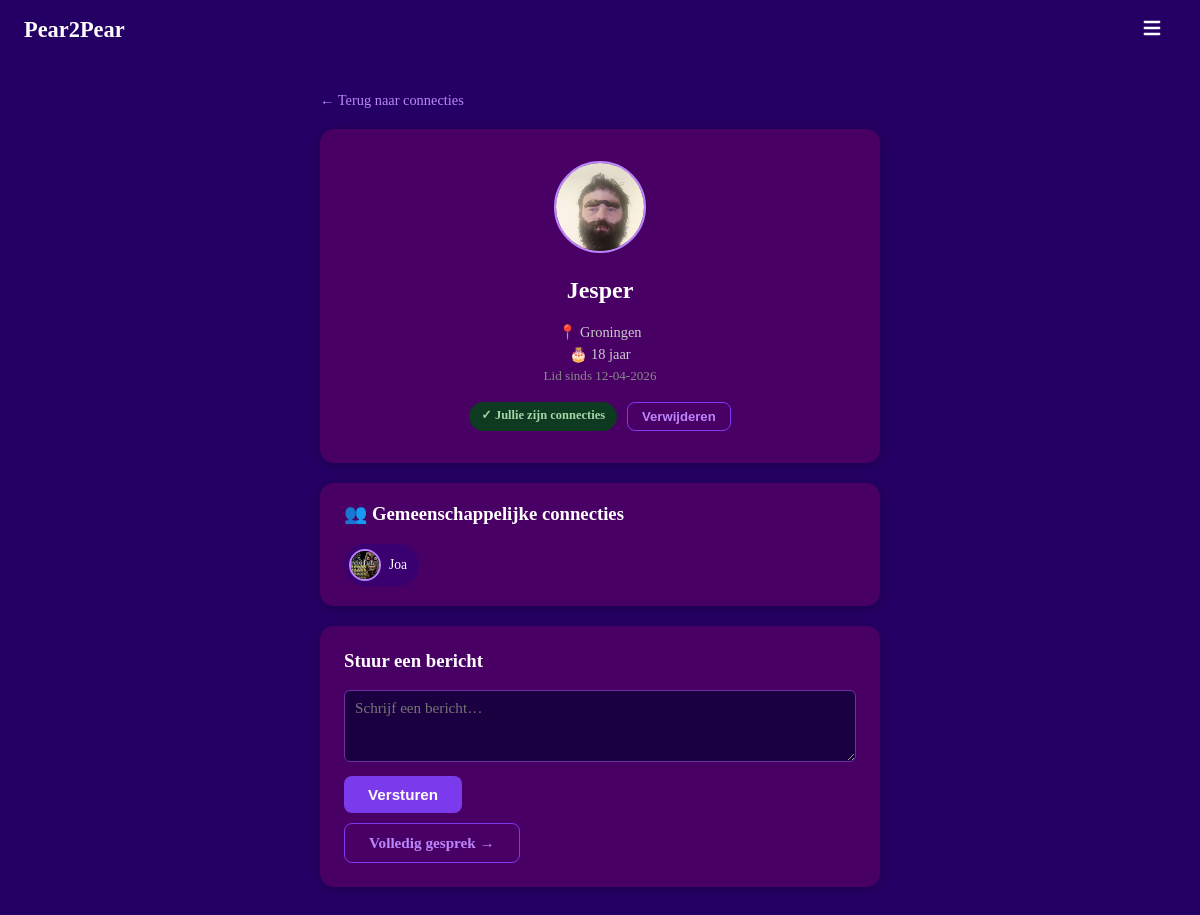
Screenshot of /profile/1 (signed in) with the database file from the repository.
### models.py (models this page shows, shortened)
class User(UserMixin, db.Model):
    __tablename__ = "users"
    id            = db.Column(db.Integer, primary_key=True)
    username      = db.Column(db.String(30),  unique=True, nullable=False, index=True)
    email         = db.Column(db.String(120), unique=True, nullable=False, index=True)
    password_hash = db.Column(db.String(256), nullable=False)
    created_at    = db.Column(db.DateTime, default=datetime.utcnow, nullable=False)
    last_login    = db.Column(db.DateTime, default=datetime.utcnow, nullable=False)
    age            = db.Column(db.Integer,     nullable=True)
    avatar         = db.Column(db.String(200),   nullable=True)
    location       = db.Column(db.String(100), nullable=True)
    is_public      = db.Column(db.Boolean, default=True,  nullable=False)
    friends_public = db.Column(db.Boolean, default=False, nullable=False)
    sent_requests     = db.relationship("Friendship", foreign_keys=[Friendship.from_id], backref="from_user", lazy="dynamic")
    received_requests = db.relationship("Friendship", foreign_keys=[Friendship.to_id],   backref="to_user",   lazy="dynamic")
    notifications     = db.relationship("Notification", foreign_keys=[Notification.user_id], backref="owner", lazy="dynamic", order_by=Notification.created_at.desc())
    def friendship_status_with(self, other_id: int):
        sent = Friendship.query.filter_by(from_id=self.id, to_id=other_id).first()
        if sent:
            return "friends" if sent.status == "accepted" else "pending_sent"
        received = Friendship.query.filter_by(from_id=other_id, to_id=self.id).first()
        if received:
            return "friends" if received.status == "accepted" else "pending_received"
        return None
    def friends(self):
        accepted_sent     = Friendship.query.filter_by(from_id=self.id, status="accepted").all()
        accepted_received = Friendship.query.filter_by(to_id=self.id,   status="accepted").all()
        friend_ids = [f.to_id for f in accepted_sent] + [f.from_id for f in accepted_received]
        return User.query.filter(User.id.in_(friend_ids)).all()
    def pending_received(self):
        reqs = Friendship.query.filter_by(to_id=self.id, status="pending").all()
        return User.query.filter(User.id.in_([r.from_id for r in reqs])).all()
    def unread_message_count(self):
        return Message.query.filter_by(receiver_id=self.id, read=False).count()
    def unread_notification_count(self):
        return Notification.query.filter_by(user_id=self.id, read=False).count()
    def total_inbox_count(self):
        return self.unread_message_count() + self.unread_notification_count()

### main.py (the view)
    @app.route("/profile/<int:user_id>")
    @login_required
    def profile(user_id):
        user = db.get_or_404(User, user_id)
        if user.id == current_user.id:
            return redirect(url_for("account"))
        status = current_user.friendship_status_with(user.id)
        mutual_friends = []
        fof = []
        if user.friends_public:
            user_friends   = user.friends()
            my_friend_ids  = {f.id for f in current_user.friends()}
            mutual_friends = [f for f in user_friends if f.id in my_friend_ids]
            fof            = [f for f in user_friends if f.id not in my_friend_ids and f.id != current_user.id]
        return render_template("profile.html", user=user, status=status,
                               mutual_friends=mutual_friends, fof=fof)

### templates/profile.html (shortened to what this page needs)
{% extends "base.html" %}
{% from "macros.html" import avatar %}
{% block content %}
<div class="profile-detail-page">
    <a href="/connecties" class="back-link">← Terug naar connecties</a>
    <div class="profile-detail-card">
        {{ avatar(user, size=88) }}
        <h2>{{ user.username }}</h2>
        {% if user.is_public %}
            {% if user.location %}<p class="profile-detail__info">📍 {{ user.location }}</p>{% endif %}
            {% if user.age %}<p class="profile-detail__info">🎂 {{ user.age }} jaar</p>{% endif %}
            <p class="profile-detail__info muted">Lid sinds {{ user.created_at.strftime('%d-%m-%Y') }}</p>
        {% else %}
            <p class="profile-detail__info">🔒 Dit profiel is privé</p>
            <p class="profile-detail__info muted">Lid sinds {{ user.created_at.strftime('%d-%m-%Y') }}</p>
        {% endif %}
        <div class="profile-detail__actions">
            {% if status == 'friends' %}
                <span class="friend-badge friend-badge--yes">✓ Jullie zijn connecties</span>
                <form method="POST" action="/friend/remove/{{ user.id }}" style="display:inline;">
                    <button type="submit" class="btn btn--outline btn--small">Verwijderen</button>
                </form>
            {% elif status == 'pending_sent' %}
                <span class="friend-badge friend-badge--pending">⏳ Verzoek verzonden</span>
            {% else %}
                <form method="POST" action="/friend/add/{{ user.id }}">
                    <button type="submit" class="btn">+ Connectie toevoegen</button>
                </form>
            {% endif %}
        </div>
    </div>
    {% if user.friends_public and (mutual_friends or fof) %}
    <div class="box" style="padding:20px 24px;">
        {% if mutual_friends %}
        <h3 style="margin-top:0;">👥 Gemeenschappelijke connecties</h3>
        <div class="mini-friend-list">
            {% for f in mutual_friends %}
            <a href="/profile/{{ f.id }}" class="mini-friend">
                {{ avatar(f, size=28) }}
                <span>{{ f.username }}</span>
            </a>
            {% endfor %}
        </div>
        {% endif %}
    </div>
    {% endif %}
    <div class="message-box">
        <h3>Stuur een bericht</h3>
        <form method="POST" action="/messages/send/{{ user.id }}">
            <div class="field">
                <textarea name="body" placeholder="Schrijf een bericht…" rows="3" required></textarea>
            </div>
            <button type="submit" class="btn">Versturen</button>
        </form>
        <a href="/messages/{{ user.id }}" class="btn btn--outline" style="margin-top:10px;display:inline-block;">Volledig gesprek →</a>
    </div>
</div>
{% endblock %}

### templates/macros.html
{% macro avatar(user, size=48, cls="") %}
{% if user.avatar %}
<img src="/static/avatars/{{ user.avatar }}"
     alt="{{ user.username }}"
     class="avatar-img {{ cls }}"
     style="width:{{ size }}px;height:{{ size }}px;border-radius:50%;object-fit:cover;border:2px solid #bb86fc;">
{% else %}
<div class="avatar-placeholder {{ cls }}"
     style="width:{{ size }}px;height:{{ size }}px;font-size:{{ (size * 0.42)|int }}px;">
  {{ user.username[0].upper() }}
</div>
{% endif %}
{% endmacro %}

### static/style.css (style rules this page uses)
html, body { height: 100%; margin: 0; background-color: #250064; }
h1, h2, h3, p, small, label { color: white; }
a { color: #bb86fc; }
.muted { color: #888 !important; font-size: 0.82rem !important; }
.box { padding: 28px; border-radius: 14px; background-color: #490064; box-shadow: 0 2px 12px rgba(0,0,0,0.25); }
.field { display: flex; flex-direction: column; align-items: flex-start; margin-bottom: 14px; width: 100%; }
.field input[type="text"], .field input[type="password"], .field input[type="email"], .field input[type="number"], .field textarea { width: 100%; padding: 8px 10px; border-radius: 6px; border: 1px solid #6b2fa0; background-color: #1a0040; color: white; font-size: 0.95rem; box-sizing: border-box; transition: border-color 0.2s; resize: vertical; font-family: inherit; }
.btn { background-color: #7c3aed; color: white; border: none; padding: 10px 24px; border-radius: 8px; cursor: pointer; font-size: 0.95rem; font-weight: 600; transition: background-color 0.2s; text-decoration: none; display: inline-block; }
.btn--outline { background: transparent; border: 1px solid #7c3aed; color: #bb86fc; }
.btn--small { padding: 6px 14px; font-size: 0.82rem; }
.friend-badge { display: inline-block; padding: 5px 12px; border-radius: 999px; font-size: 0.78rem; font-weight: 600; }
.friend-badge--yes { background: #0d3a20; color: #a5d6a7; }
.profile-detail-page { width: 90%; max-width: 560px; padding: 32px 0; display: flex; flex-direction: column; gap: 20px; }
.back-link { color: #bb86fc; text-decoration: none; font-size: 0.9rem; }
.profile-detail-card { background: #490064; border-radius: 14px; padding: 32px; text-align: center; box-shadow: 0 2px 12px rgba(0,0,0,0.25); }
.profile-detail__info { margin: 5px 0; color: #ccc; font-size: 0.9rem; }
.profile-detail__actions { margin-top: 18px; display: flex; gap: 10px; justify-content: center; flex-wrap: wrap; }
.message-box { background: #490064; border-radius: 14px; padding: 24px; box-shadow: 0 2px 12px rgba(0,0,0,0.2); }
.message-box h3 { margin-top: 0; }
.mini-friend-list { display: flex; flex-wrap: wrap; gap: 10px; margin-top: 8px; }
.mini-friend { display: flex; align-items: center; gap: 8px; background: #3a006f; border-radius: 999px; padding: 5px 12px 5px 5px; text-decoration: none; transition: background 0.15s; }
.mini-friend span { color: white; font-size: 0.85rem; }
.avatar-img { flex-shrink: 0; }

### rows the page displays
User: avatar (picture), username "Jesper", location "Groningen", age "18", created_at "12-04-2026"
User: avatar (picture), username "Joa"
